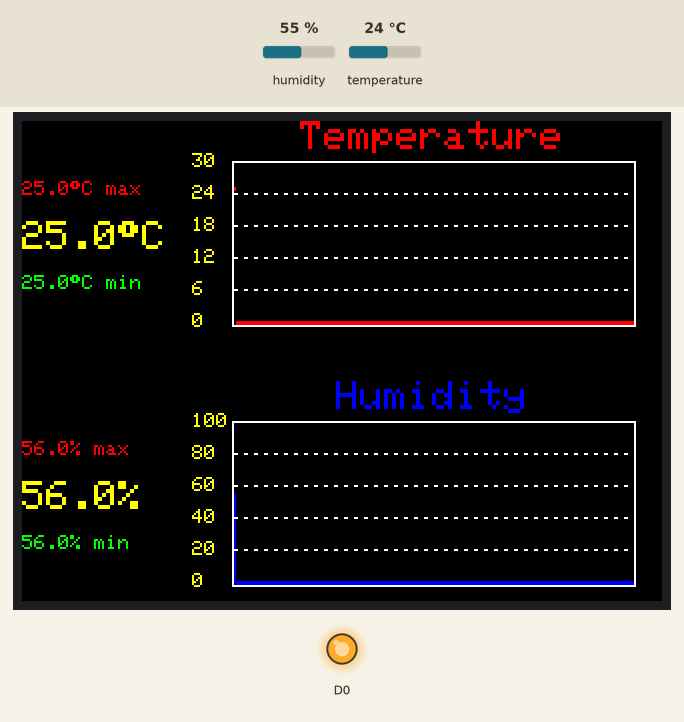
The sketch below on a simulated ESP8266 (NodeMCU). On the bench: 320×240 colour display, output pins drawn as LEDs (lit = HIGH). The test bench sets the inputs (shaded band); at power-on: humidity 55 %, temperature 24 °C. What the sketch prints to the serial monitor is not drawn.

Above: at 1.7 s.
1.8 s: humidity set to 22 %
At 6.5 s:
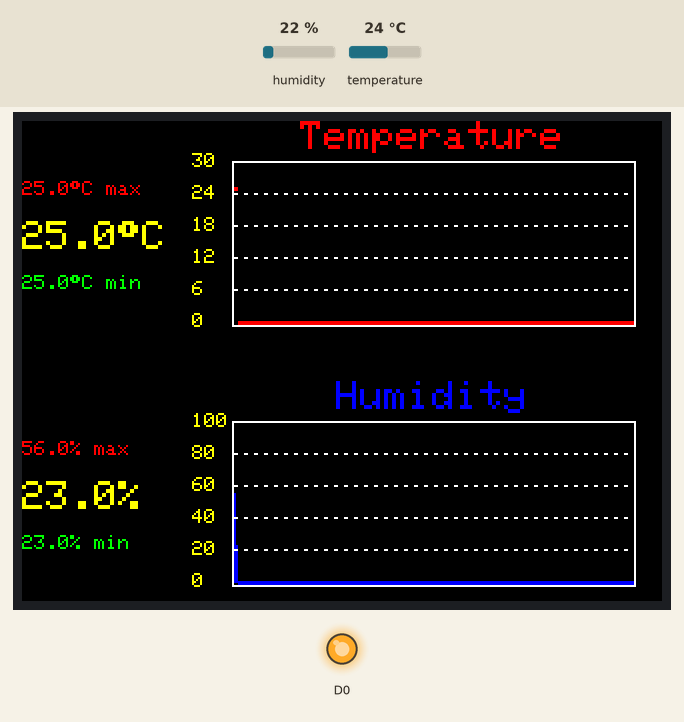
12.2 s: temperature set to 12 °C
At 16.2 s:
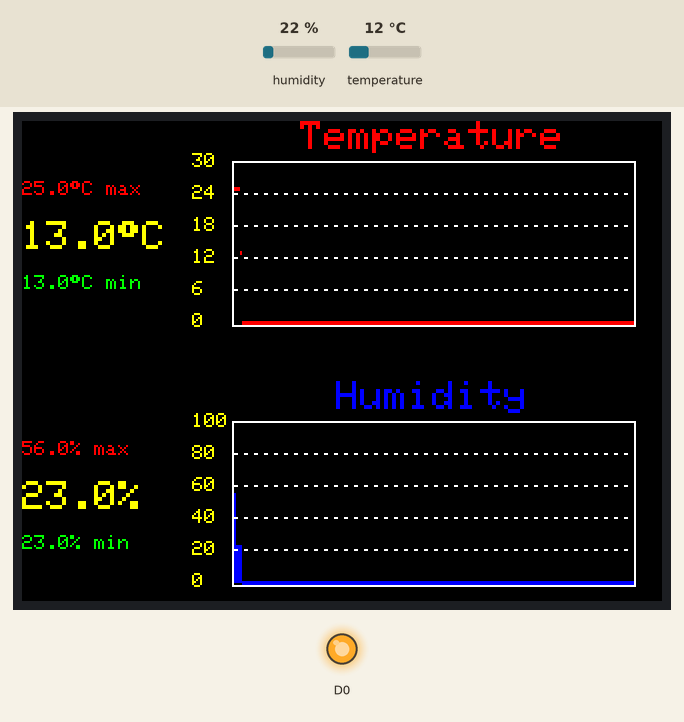
22.3 s: humidity set to 40 %
At 27.1 s:
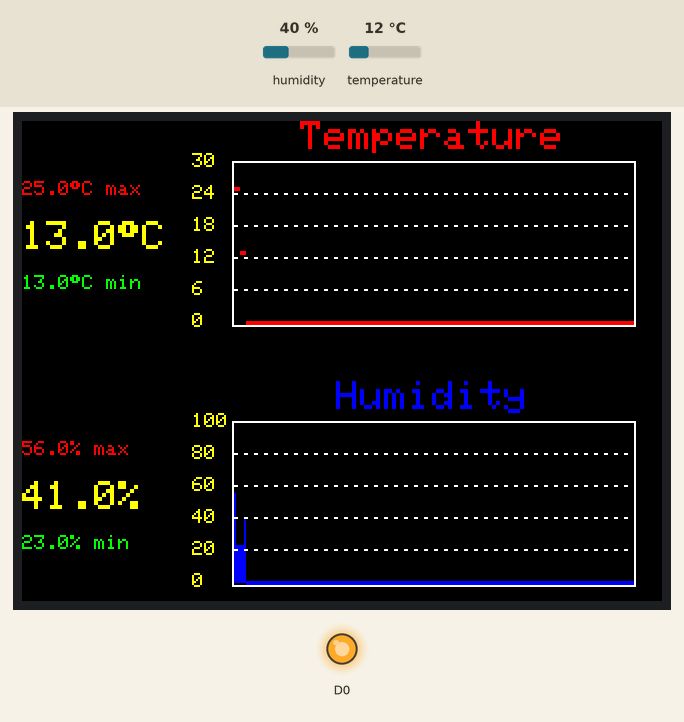
32.5 s: temperature set to 19 °C
At 36.8 s:
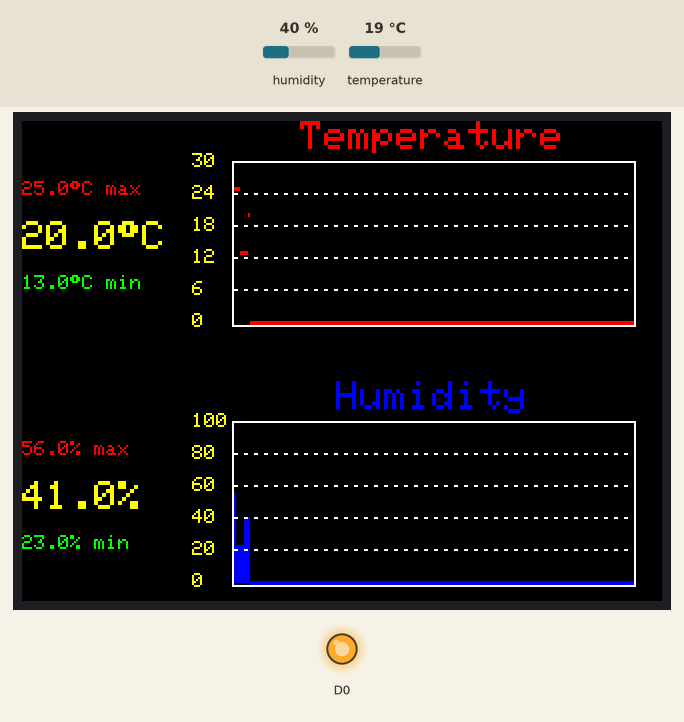
Timing chart, 0 to 38.3 s (numbered marks = the images above; inputs shaded):
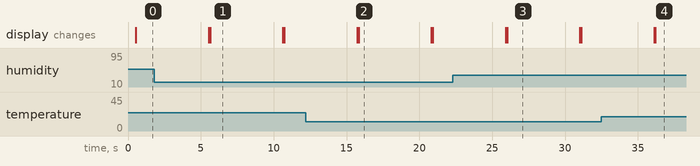

Measured:
- what the display in image 1 shows lasts 5.0 s, from 5.6 s to 10.6 s

The sketch:

ESP8266_DHT22_Temp_Humi_Graphs_v4.ino
```cpp
// (C) D Bird 2016
// DHT22 temperature and humidity display using graphs
/*
Processor pin ---> Display Pin
------------------------------
ESP8266 3.3V  ---> TFT Reset  (Reset - needs to be high, or device is reset, this is really NOT RESET meaning a low resets the device)
ESP8266 3.3V  ---> TFT Vin    (Supply)
ESP8266 Gnd   ---> TFT Gnd    (Ground)
ESP8266 D8    ---> TFT CS     (TFT/Display chip select)
ESP8266 D7    ---> TFT MOSI   (Master Out Slave In, used to send commands and data to TFT and SD Card
ESP8266 D6    ---> N/C        MISO   (Master In Slave Out, used to get data from SD Card)
ESP8266 D5    ---> TFT SCK    (Clock)
ESP8266 D4    ---> TFT D/C    (Data or Command selector)
ESP8266 D3    ---> N/C        SD CS  (SD Card chip select)
ESP8266 D2    ---> DHT22 Data
ESP8266 D1    ---> not used
ESP8266 D0    ---> TFT Backlight (Used to strobe the LED backlight and reduce power consumption, can be set High permanently too, 3.3V would do)

ESP8266 3.3V  ---> DHT22 Vin  (Supply)
ESP8266 D2    ---> DHT22 Data
              ---> DHT22 Not connected
ESP8266 Gnd   ---> DHT22 Gnd  (Ground)
*/

#include <Wire.h>
#include <DHT.h>
#include <SPI.h>
#include "Adafruit_GFX.h"
#include "Adafruit_ILI9341.h"
#include "ESP8266WiFi.h" // Needed to reduce power consumption, by turning WiFi radio off

//----------------------------------------------------------------------------------------------------
// For the Adafruit shield, these are the default.
#define TFT_DC D4
#define TFT_CS D8

// Use hardware SPI (on Uno use #13, #12, #11) and the above for CS/DC
Adafruit_ILI9341 tft = Adafruit_ILI9341(TFT_CS, TFT_DC);

#define DHTTYPE DHT22         // or DHT11
#define DHTPIN  D2            // Remember D0 is in use to control screen brightness so can't be used as a data input
DHT dht(DHTPIN, DHTTYPE, 11); // 11 works fine for ESP8266

float humidity, temperature;  // Values read from sensor
float min_temp = 100, max_temp = -100, min_humi = 100, max_humi = -100;

#define max_readings 200

float temp_readings[max_readings+1] = {0};
float humi_readings[max_readings+1] = {0};
int   reading = 1;

#define temp_error_offset   1
#define humi_error_offset   1
#define autoscale_on  true
#define autoscale_off false
#define barchart_on   true
#define barchart_off  false

// Assign names to common 16-bit color values:
#define BLACK       0x0000
#define BLUE        0x001F
#define RED         0xF800
#define GREEN       0x07E0
#define CYAN        0x07FF
#define YELLOW      0xFFE0
#define WHITE       0xFFFF

//----------------------------------------------------------------------------------------------------
 /* (C) D L BIRD
 *  This function will draw a graph on a TFT / LCD display, it requires an array that contrains the data to be graphed.
 *  The variable 'max_readings' determines the maximum number of data elements for each array. Call it with the following parametric data:
 *  x_pos - the x axis top-left position of the graph
 *  y_pos - the y-axis top-left position of the graph, e.g. 100, 200 would draw the graph 100 pixels along and 200 pixels down from the top-left of the screen
 *  width - the width of the graph in pixels
 *  height - height of the graph in pixels
 *  Y1_Max - sets the scale of plotted data, for example 5000 would scale all data to a Y-axis of 5000 maximum
 *  data_array1 is parsed by value, externally they can be called anything else, e.g. within the routine it is called data_array1, but externally could be temperature_readings
 *  auto_scale - a logical value (TRUE or FALSE) that switches the Y-axis autoscale On or Off
 *  barchart_on - a logical value (TRUE or FALSE) that switches the drawing mode between barhcart and line graph
 *  barchart_colour - a sets the title and graph plotting colour
 *  If called with Y!_Max value of 500 and the data never goes above 500, then autoscale will retain a 0-500 Y scale, if on, it will increase the scale to match the data to be displayed, and reduce it accordingly if required.
 *  auto_scale_major_tick, set to 1000 and autoscale with increment the scale in 1000 steps.
 */
 void DrawGraph(int x_pos, int y_pos, int width, int height, int Y1Max, String title, float DataArray[max_readings], boolean auto_scale, boolean barchart_mode, int graph_colour) {
  #define auto_scale_major_tick 5 // Sets the autoscale increment, so axis steps up in units of e.g. 5
  #define yticks 5                // 5 y-axis division markers
  int maxYscale = 0;
  if (auto_scale) {
    for (int i=1; i <= max_readings; i++ ) if (maxYscale <= DataArray[i]) maxYscale = DataArray[i];
    maxYscale = ((maxYscale + auto_scale_major_tick + 2) / auto_scale_major_tick) * auto_scale_major_tick; // Auto scale the graph and round to the nearest value defined, default was Y1Max
    if (maxYscale < Y1Max) Y1Max = maxYscale;
  }
  //Graph the received data contained in an array
  // Draw the graph outline
  tft.drawRect(x_pos,y_pos,width+2,height+3,WHITE);
  tft.setTextSize(2);
  tft.setTextColor(graph_colour);
  tft.setCursor(x_pos + (width - title.length()*12)/2,y_pos-20); // 12 pixels per char assumed at size 2 (10+2 pixels)
  tft.print(title);
  tft.setTextSize(1);
  // Draw the data
  int x1,y1,x2,y2;
  for(int gx = 1; gx <= max_readings; gx++){
    x1 = x_pos + gx * width/max_readings;
    y1 = y_pos + height;
    x2 = x_pos + gx * width/max_readings; // max_readings is the global variable that sets the maximum data that can be plotted
    y2 = y_pos + height - constrain(DataArray[gx],0,Y1Max) * height / Y1Max + 1;
    if (barchart_mode) {
      tft.drawLine(x1,y1,x2,y2,graph_colour);
    } else {
      tft.drawPixel(x2,y2,graph_colour);
      tft.drawPixel(x2,y2-1,graph_colour); // Make the line a double pixel height to emphasise it, -1 makes the graph data go up!
    }
  }
  //Draw the Y-axis scale
  for (int spacing = 0; spacing <= yticks; spacing++) {
    #define number_of_dashes 40
    for (int j=0; j < number_of_dashes; j++){ // Draw dashed graph grid lines
      if (spacing < yticks) tft.drawFastHLine((x_pos+1+j*width/number_of_dashes),y_pos+(height*spacing/yticks),width/(2*number_of_dashes),WHITE);
    }
    tft.setTextColor(YELLOW);
    tft.setCursor((x_pos-20),y_pos+height*spacing/yticks-4);
    tft.print(Y1Max - Y1Max / yticks * spacing);
  }
}
//----------------------------------------------------------------------------------------------------

void setup(){
  Serial.begin(9600);
  tft.begin(); // Start the TFT display
  dht.begin(); // Start the DHT22 temperature and humidity module
  delay(300);  // Wait for DHT to start
  tft.setRotation(3);
  tft.setTextSize(2);
  tft.setTextColor(WHITE);
  tft.fillScreen(BLACK);   // Clear the screen
  analogWriteFreq(500);    // Enable TFT display brightness
  analogWrite(D0, 750);    // Set display brightness using D0 as driver pin, connects to TFT Backlight pin
  WiFi.forceSleepBegin();  // Switch off WiFi to reduce power consumption to ~15MA (ESP8266) + 5mA display = ~20mA
  //WiFi.forceSleepWake(); // use to renable Wifi if needed
  for (int x = 0; x <= max_readings; x++){
    temp_readings[x] = 0;
    humi_readings[x] = 0;
  } // Clears the arrays
  // Preset the max and min values of temperature and humidity
}

void loop(){
  get_temperature_and_humidity();
  tft.setTextColor(YELLOW);
  tft.setTextSize(2);
  tft.setCursor(0,50);
  tft.print(temperature,1);
  tft.print(char(247));            //Deg-C symbol
  tft.print("C");
  tft.setCursor(0,180);
  tft.print(humidity,1);
  tft.print("%");
  temp_readings[reading] = temperature;
  humi_readings[reading] = humidity;
  if (temperature > max_temp) max_temp = temperature;
  if (temperature < min_temp) min_temp = temperature;
  if (humidity    > max_humi) max_humi = humidity;
  if (humidity    < min_humi) min_humi = humidity;
  tft.setTextSize(1);
  // Now display max and min temperature readings
  tft.setTextColor(RED);
  tft.setCursor(0,30);
  tft.print(max_temp,1);
  tft.print(char(247));          // Deg-C symbol
  tft.print("C max");
  tft.setCursor(0,160);
  tft.print(max_humi,1);
  tft.print("% max");
  tft.setTextColor(GREEN);
  tft.setCursor(0,77);
  tft.print(min_temp,1);
  tft.print(char(247));          // Deg-C symbol
  tft.print("C min");
  tft.setCursor(0,207);
  tft.print(min_humi,1);
  tft.print("% min");
  tft.setTextColor(WHITE);

  // Display temperature readings on graph
  // DrawGraph(int x_pos, int y_pos, int width, int height, int Y1_Max, String title, float data_array1[max_readings], boolean auto_scale, boolean barchart_mode, int colour)
  DrawGraph(105,20, 200,80,50, "Temperature",temp_readings, autoscale_on,  barchart_off, RED);
  DrawGraph(105,150,200,80,100,"Humidity",   humi_readings, autoscale_off, barchart_on,  BLUE);

  reading = reading + 1;
  if (reading > max_readings) { // if number of readings exceeds max_readings (e.g. 100) then shift all array data to the left to effectively scroll the display left
    reading = max_readings;
    for (int i = 1; i < max_readings; i++) {
      temp_readings[i] = temp_readings[i+1];
      humi_readings[i] = humi_readings[i+1];
    }
    temp_readings[reading] = temperature;
    humi_readings[reading] = humidity;
  }
  delay(5000); // 432000 = 24hrs / 200 readings = 432 secs / reading
  tft.fillScreen(BLACK);
}

void get_temperature_and_humidity() {
  temperature = dht.readTemperature() + temp_error_offset; // Read temperature as C
  humidity    = dht.readHumidity()    + humi_error_offset; // Read humidity as %rh
  // Check if any reads failed and exit early (to try again).
  if (isnan(humidity) || isnan(temperature)) {
    Serial.println("Failed to read from DHT sensor!");
    return;
  }
  Serial.print(temperature,2);
  Serial.print("  ");
  Serial.println(humidity,2);
}

/*  Examples of various display commands
  tft.setTextSize(2);
  tft.fillScreen(colour);
  tft.setTextColor(txt_colour);
  tft.setCursor(x, y);
  tft.println("text...");
  tft.drawCircle(x,y,diameter,colour);
  tft.fillCircle(x,y,diameter,colour);
  tft.drawRoundRect(x1,y1,x2,y2,curve_diameter,colour);
  tft.drawLine(x1, y1, x2, y2,colour);
  tft.drawChar(x,y,char,bgcolour,color,size);
*/
```
